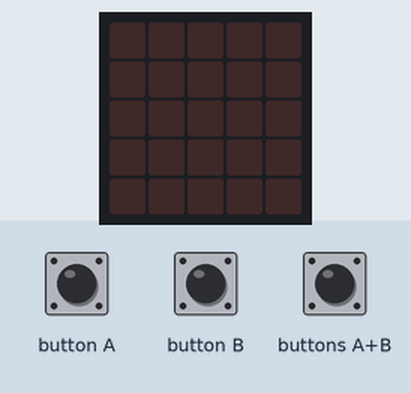
Simulated run of this program. Board: BBC micro:bit (MakeCode). Shown: the board's 5×5 LED display. The test bench sets the inputs (shaded band).

Above: at 1.2 s.
1.3 s: buttons A+B pressed for 0.15 s
At 3.0 s:
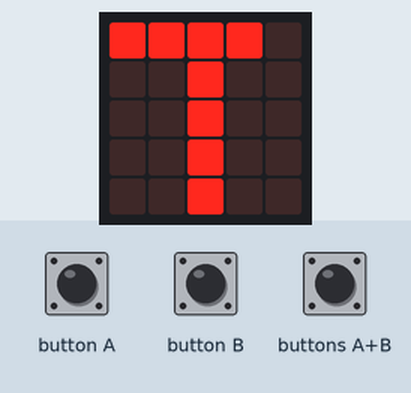
At 4.1 s:
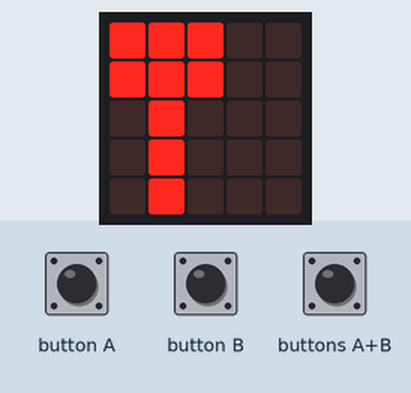
4.4 s: buttons A+B pressed for 1 s
At 6.2 s:
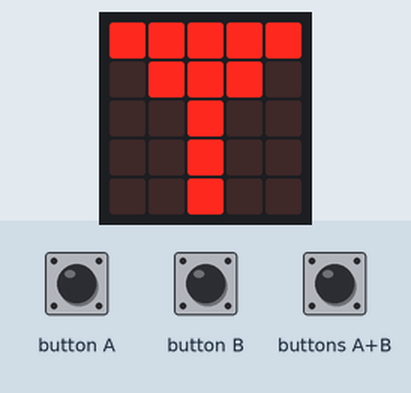
Timing chart, 0 to 7.7 s (numbered marks = the images above; inputs shaded):
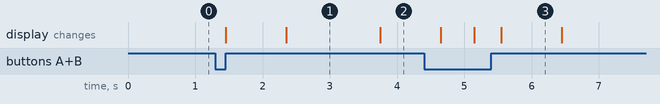

The program:

main.ts
```typescript
input.onButtonPressed(Button.AB, function () {
    basic.showLeds(`
        # # # # #
        . # # # .
        . . # . .
        . . # . .
        . . # . .
        `)
    basic.pause(500)
    basic.showLeds(`
        # # # # .
        . . # . .
        . . # . .
        . . # . .
        . . # . .
        `)
    basic.pause(1000)
    basic.showLeds(`
        # # # . .
        # # # . .
        . # . . .
        . # . . .
        . # . . .
        `)
    basic.pause(500)
    basic.showLeds(`
        # # . . .
        # # . . .
        # . . . .
        # . . . .
        # . . . .
        `)
    basic.pause(100)
    basic.showLeds(`
        # . . . .
        # . . . .
        . . . . .
        . . . . .
        . . . . .
        `)
})
basic.forever(function () {

})
```

test.ts
```typescript
// 在這裡測試；當此封包作為擴充功能時，將不會編譯此內容。
```

Measured:
- after the input at 1.3 s, the display: first changes after 0.15 s (image 1 shows a later state)
- after the input at 4.4 s, the display: first differs from a run without the input after 1.2 s (image 3)
- what the display in image 1 shows lasts 1.4 s, from 2.4 s to 3.8 s
- what the display in image 3 shows lasts 0.9 s, from 5.6 s to 6.5 s
